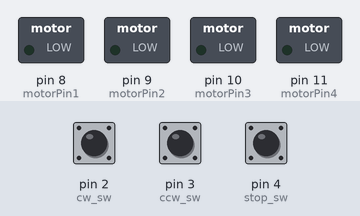
The sketch below on a simulated Arduino Uno, built with avr-gcc and run on an emulated ATmega328P. Parts: switched loads named in the sketch (green lamp = pin HIGH). Inputs (shaded band) come from the test bench; at power-on: pin 2 (cw_sw) HIGH, pin 3 (ccw_sw) HIGH, pin 4 (stop_sw) HIGH. What the sketch prints to the serial monitor is not drawn.

Above: at 1.2 s.
1.3 s: pin 2 (cw_sw) pulled LOW for 0.15 s
At 1.45 s:
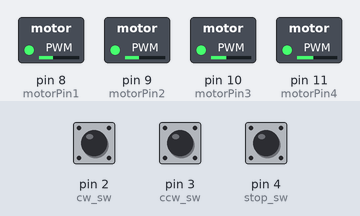
4.3 s: pin 3 (ccw_sw) pulled LOW for 0.15 s
7.3 s: pin 2 (cw_sw) pulled LOW for 1 s
At 7.45 s:
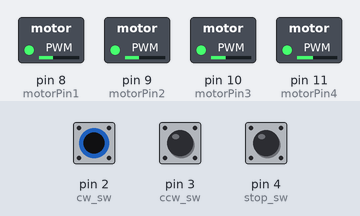
10.3 s: pin 4 (stop_sw) pulled LOW for 0.15 s
16.3 s: pin 2 (cw_sw) pulled LOW for 0.15 s
Timing chart, 0 to 20.3 s (numbered marks = the images above; inputs shaded):
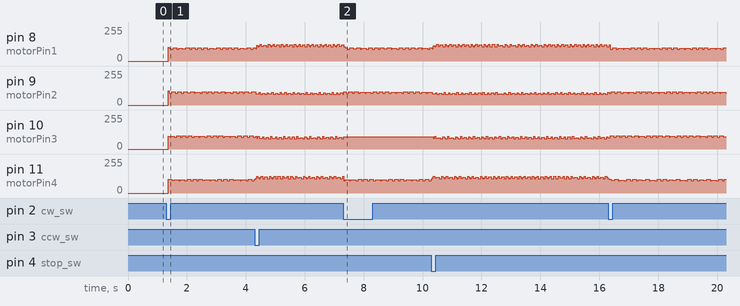

Measured:
- after the input at 7.3 s, pin 10 (motorPin3): goes on until 7.3 s, then stays 93/255

The sketch:

AR02_step_motor.ino.ino
```cpp
/*
 예제 7.1
 스텝모터 구동
 */

// 스텝 모터 신호핀 설정
int motorPin1 = 8;
int motorPin2 = 9;
int motorPin3 = 10;
int motorPin4 = 11;

int cw_sw = 2;
int ccw_sw = 3;
int stop_sw = 4;

boolean cwsw=false;
boolean ccwsw=false;
boolean stopsw=true;


// 스텝 모터의 스텝 설정
// 0~7은 동작 신호, 8번째는 모터 정지 신호
int steps[] = {B1000, B1100, B0100, B0110, B0010, B0011, B0001, B1001, B0000};

void setup() {
  //모터 신호핀을 출력으로 설정
  pinMode(motorPin1, OUTPUT);
  pinMode(motorPin2, OUTPUT);
  pinMode(motorPin3, OUTPUT);
  pinMode(motorPin4, OUTPUT);

  pinMode(cw_sw,INPUT_PULLUP);
  pinMode(ccw_sw,INPUT_PULLUP);
  pinMode(stopsw,INPUT_PULLUP);
  // 시리얼 통신 설정
  Serial.begin(9600);
}

void loop(){

 if(digitalRead(cw_sw)==LOW)
  {
    cwsw=true;
    ccwsw=false;
    stopsw=false;
  }
  else if(digitalRead(ccw_sw)==LOW)
  {
    cwsw=false;
    ccwsw=true;
    stopsw=false;
  }
  else if(digitalRead(stop_sw)==LOW)
  {
    cwsw=false;
    ccwsw=true;
    stopsw=true;
  }

  if(cwsw==true)
  {
    Serial.print("CW Motor");
    clockwise();
  }

  else if(ccwsw==true)
  {
    Serial.print("CCW Motor");
    counterClockwise();
  }
  else if(stopsw==true)
  {
    Serial.print("Motor Stop");
    motorStop();
  }
}

void counterClockwise(){
  // 0~7 번째 신호를 순차적으로 출력시킨다.
  for(int i = 0; i < 8; i++)
  {
    motorSignalOutput(i);
	  delayMicroseconds(1000);
  }
}

void clockwise(){
  // 7~0 번째 신호를 순차적으로 출력시킨다.
  for(int i = 7; i >= 0; i--)
  {
    motorSignalOutput(i);
    delayMicroseconds(1000);
  }
}

void motorStop(){
  // 정지신호를 출력시킨다.
  motorSignalOutput(8);
}

void motorSignalOutput(int out)
{
  // out 변수에 해당하는 모터 시그날을 출력한다.
  digitalWrite(motorPin1, bitRead(steps[out], 0));
  digitalWrite(motorPin2, bitRead(steps[out], 1));
  digitalWrite(motorPin3, bitRead(steps[out], 2));
  digitalWrite(motorPin4, bitRead(steps[out], 3));
}
```
